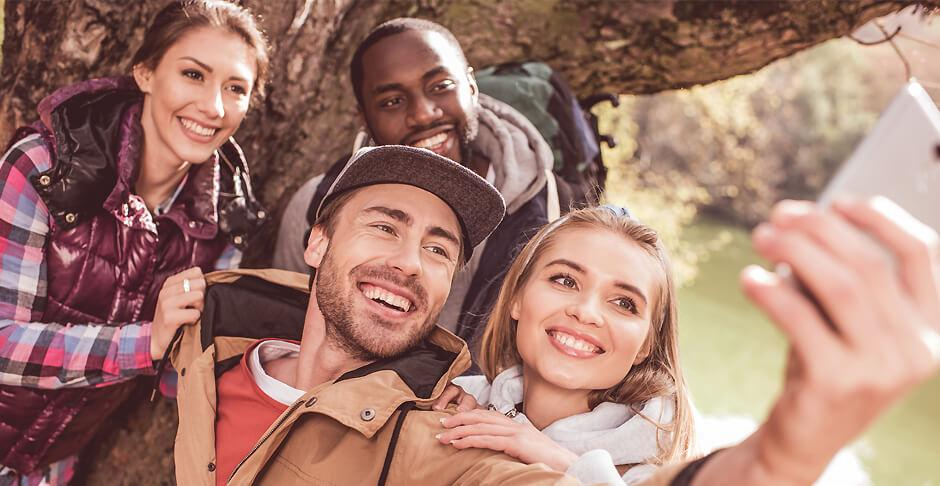
#> input picture Task3/Gruppenfotos_1.jpg, 940 x 486 px
$ python Final_3.py
#> lines starting #> are read from the running program, lines starting #| are printed output that depends on the picture
import cv2
from matplotlib import pyplot as plt
import numpy as np
import sys


class FaceDetection(object):

    def __init__(self, file):

#> called with file = 'Gruppenfotos_1.jpg'
        self.file = file

        self.img_bgr = cv2.imread(self.file, cv2.IMREAD_COLOR)  # to store arguments
#> self.img_bgr is the input picture: shape (486, 940, 3); mean B, G, R 112, 124.2, 164.6

    def BGRtoRGB(self):

        b, g, r = cv2.split(self.img_bgr)

        img_rgb = cv2.merge([r, g, b])

        return img_rgb

    def BRGtoGray(self):

        img_gray = cv2.cvtColor(self.img_bgr, cv2.COLOR_BGR2GRAY)

        return img_gray

    def showImage(self, image):

        plt.axis('on')

        plt.imshow(image)

        plt.title(self.file)

        plt.show()

    def faceRecognition(self, scaleFactor=1.05, minNeighbors=3):

        """ Recognised faces and draw a rectangle around it

        scaleFactor: create a scale-pyramid

        minNeighbors: increase reliability

        """
#> called with scaleFactor = 1.05, minNeighbors = 3

        COLOR_FACE = (255, 0, 255)

        face_cascade = cv2.CascadeClassifier(cv2.data.haarcascades + "haarcascade_frontalface_default.xml")

        faces = face_cascade.detectMultiScale(self.BRGtoGray(), scaleFactor, minNeighbors, minSize=(10, 10))
#> in BRGtoGray, `img_gray = cv2.cvtColor(self.img_bgr, cv2.COLOR_BGR2GRAY)`:
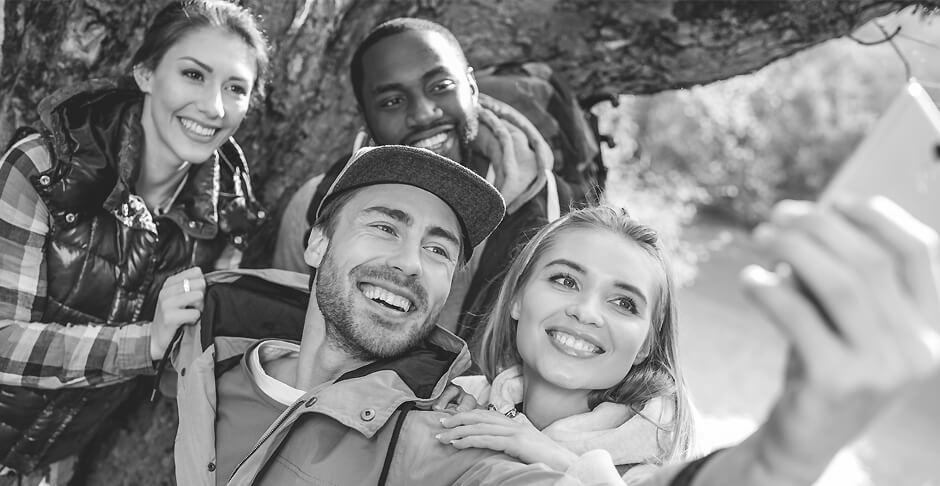
#> img_gray: shape (486, 940); min 4, max 255, mean 134.9
#> faces = [[550, 152, 60, 60], [158, 266, 56, 56], [329, 239, 107, 107], [152, 34, 124, 124], [503, 225, 167, 167], [317, 167, 172, 172]]

        te_rgb = self.BGRtoRGB()
#> in BGRtoRGB, `b, g, r = cv2.split(self.img_bgr)`:
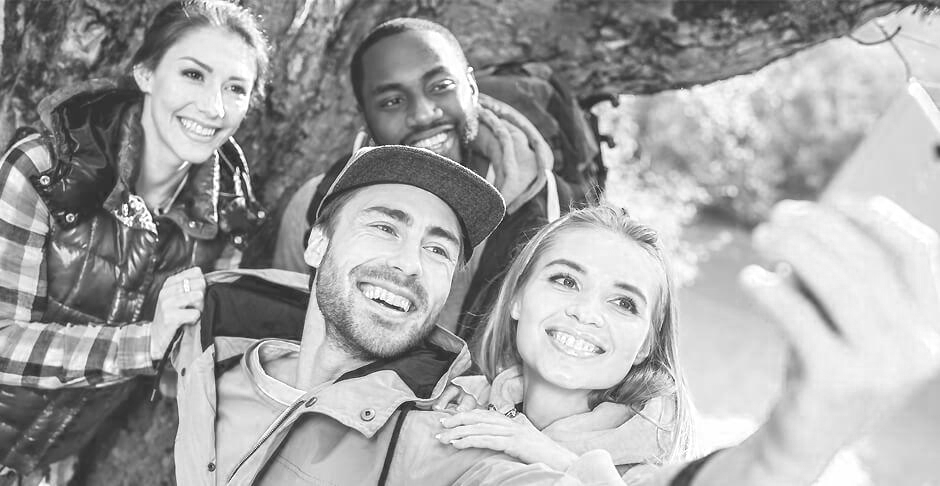
#> r: shape (486, 940); min 14, max 255, mean 164.6

        for (x, y, w, h) in faces:
            cv2.rectangle(te_rgb, (x, y), (x + w, y + h), COLOR_FACE, 2)
#> this loop made 6 passes
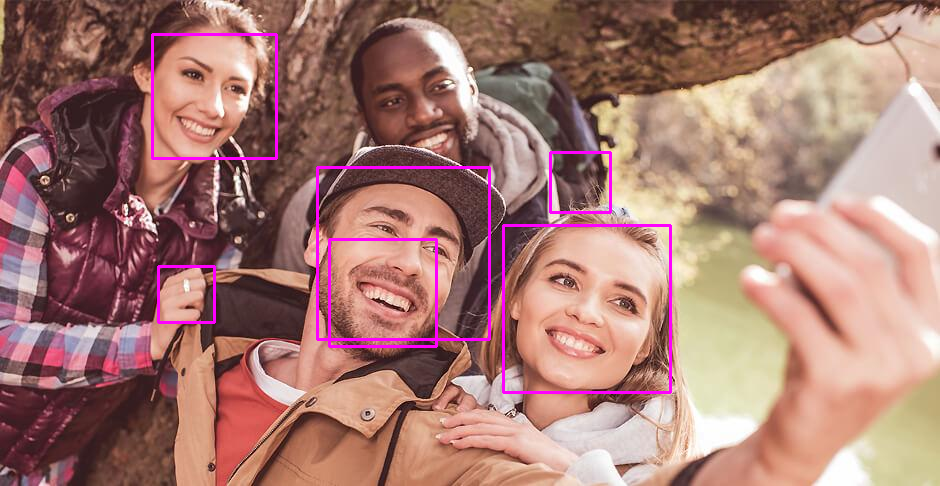
#> te_rgb: shape (486, 940, 3); mean R, G, B 166.4, 122.3, 114.8

        print("number of recognized faces:", len(faces))
#| number of recognized faces: 6

        self.showImage(te_rgb)  # GUI do not need this

        return te_rgb

    def faceEyeRecognition(self, size=0.9, scaleFactor=1.08, minNeighbors=6):

        """ Recognised faces only with eyes and draw a rectangle around the face and the eyes

        scaleFactor: create a scale-pyramid

        minNeighbors: increase reliability

        """
#> called with size = 0.9, scaleFactor = 1.08, minNeighbors = 6

        COLOR_FACE = (255, 0, 255)

        COLOR_EYES = (255, 0, 0)

        face_cascade = cv2.CascadeClassifier(cv2.data.haarcascades + "haarcascade_frontalface_default.xml")

        faces = face_cascade.detectMultiScale(self.BRGtoGray(), scaleFactor, minNeighbors, minSize= (100,100))
#> faces = [[152, 34, 123, 123], [505, 227, 168, 168], [308, 162, 181, 181]]

        count_faces = 0

        te_gray = self.BRGtoGray()
        te_rgb = self.BGRtoRGB()

        for (x, y, w, h) in faces:

            roi_gray = te_gray[y:y - int((y + h) * size), x:x + w]
            roi_color = te_rgb[y:y - int((y + h) * size), x:x + w]
            eye_cascade = cv2.CascadeClassifier('haarcascade_eye.xml')
            eyes = eye_cascade.detectMultiScale(roi_gray, minSize=(10, 10), minNeighbors=8)
            count_faces += len(eyes) // 2

            for (ex, ey, ew, eh) in eyes:
                if len(eyes) != 0:
                    cv2.rectangle(te_rgb, (x, y), (x + w, y + h), COLOR_FACE, 2)
                    cv2.rectangle(roi_color, (ex, ey), (ex + ew, ey + eh), COLOR_EYES, 2)
#> this loop made 3 passes
#> (x, y, w, h, eyes) on passes 1 to 3: (152, 34, 123, 123, [[23, 22, 37, 37], [68, 41, 29, 29]]), (505, 227, 168, 168, [[99, 56, 42, 42], [36, 29, 48, 48]]), (308, 162, 181, 181, [[113, 74, 32, 32], [56, 44, 44, 44]])
#> pass 1, in faceEyeRecognition, `roi_color = te_rgb[y:y - int((y + h) * size), x:x + w]`:
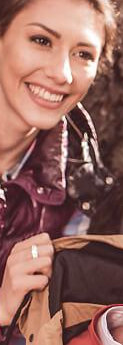
#> roi_color: shape (345, 123, 3); mean R, G, B 147.1, 101.4, 92.9
#> after the loop:
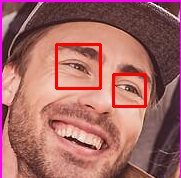
#> roi_color: shape (178, 181, 3); mean R, G, B 165.9, 104.4, 101.4
#> after the loop:
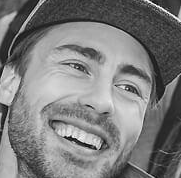
#> roi_gray: shape (178, 181); min 4, max 249, mean 124.8
#> after the loop:
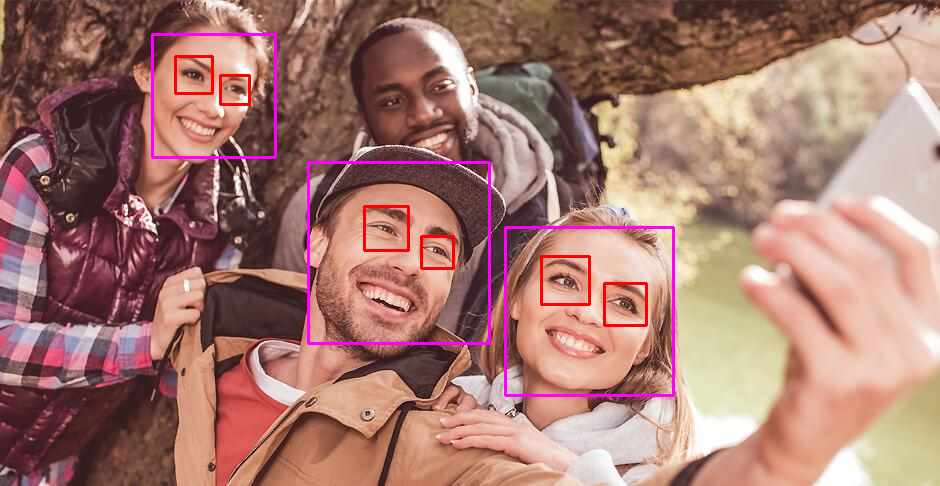
#> te_rgb: shape (486, 940, 3); mean R, G, B 166.1, 121.9, 113
#> after the loop, count_faces = 3


        print("number of recognized faces:", count_faces)
#| number of recognized faces: 3

        self.showImage(te_rgb)

        return roi_color


classifier = FaceDetection("Gruppenfotos_1.jpg")


classifier.faceRecognition()

classifier.faceEyeRecognition()

$ run again, with Task3/3_people.jpg copied over Task3/Gruppenfotos_1.jpg
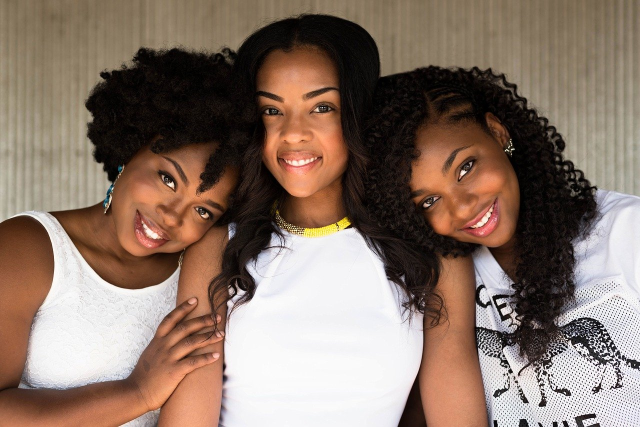
#> input picture Task3/3_people.jpg, 1280 x 854 px (shown at 1/2 size)
#> in __init__, self.img_bgr is the input picture: shape (854, 1280, 3); mean B, G, R 104.7, 117.2, 137.6
#> in faceRecognition, `faces = face_cascade.detectMultiScale(self.BRGtoGray(), scaleFactor, m..`: faces = [[1141, 682, 34, 34], [898, 334, 152, 152], [482, 142, 231, 231], [254, 262, 237, 237], [832, 414, 254, 254]]
#> the loop in faceRecognition, `for (x, y, w, h) in faces:` made 5 passes
#> after the loop in faceRecognition, `for (x, y, w, h) in faces:`:
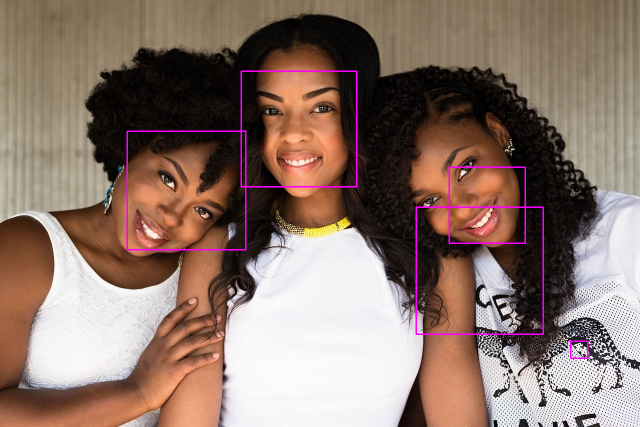
#> te_rgb: shape (854, 1280, 3) (shown at 1/2 size); mean R, G, B 139.3, 116.7, 106.8
#| number of recognized faces: 5
#> in faceEyeRecognition, `faces = face_cascade.detectMultiScale(self.BRGtoGray(), scaleFactor, m..`: faces = [[480, 144, 231, 231], [819, 404, 277, 277]]
#> the loop in faceEyeRecognition, `for (x, y, w, h) in faces: ` made 2 passes
#> (x, y, w, h, eyes, count_faces) on pass 1: (480, 144, 231, 231, [[39, 55, 46, 46], [136, 45, 57, 57]], 1)
#> after the loop in faceEyeRecognition, `for (x, y, w, h) in faces:`:
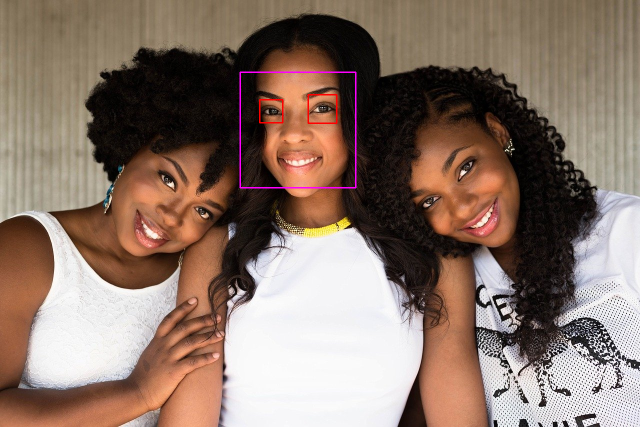
#> te_rgb: shape (854, 1280, 3) (shown at 1/2 size); mean R, G, B 138.2, 117, 105.2
#> after the loop in faceEyeRecognition, `for (x, y, w, h) in faces:`: count_faces = 1
#| number of recognized faces: 1

$ run again, with Task3/Boy_glasses.jpg copied over Task3/Gruppenfotos_1.jpg
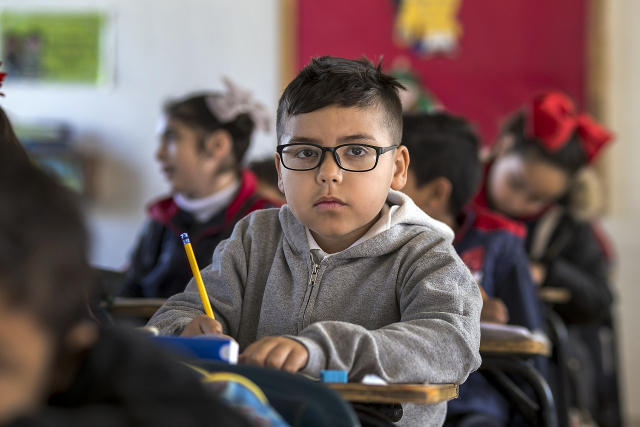
#> input picture Task3/Boy_glasses.jpg, 1280 x 853 px (shown at 1/2 size)
#> in __init__, self.img_bgr is the input picture: shape (853, 1280, 3); mean B, G, R 89.3, 92.1, 108.9
#> in faceRecognition, `faces = face_cascade.detectMultiScale(self.BRGtoGray(), scaleFactor, m..`: faces = [[536, 534, 38, 38], [527, 207, 283, 283]]
#> the loop in faceRecognition, `for (x, y, w, h) in faces:` made 2 passes
#| number of recognized faces: 2
#> in faceEyeRecognition, `faces = face_cascade.detectMultiScale(self.BRGtoGray(), scaleFactor, m..`: faces = [[521, 196, 298, 298]]
#> the loop in faceEyeRecognition, `for (x, y, w, h) in faces: ` made 1 pass
#> (x, y, w, h, eyes, count_faces) on pass 1: (521, 196, 298, 298, [[67, 87, 48, 48], [165, 82, 50, 50]], 1)
#> after the loop in faceEyeRecognition, `for (x, y, w, h) in faces:`:
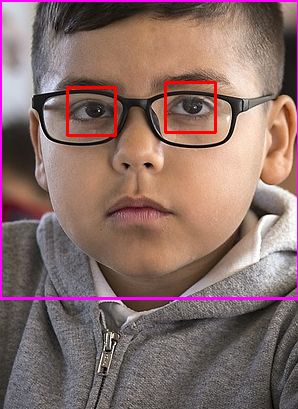
#> roi_color: shape (409, 298, 3); mean R, G, B 135.7, 109.3, 104.4
#> after the loop in faceEyeRecognition, `for (x, y, w, h) in faces:`:
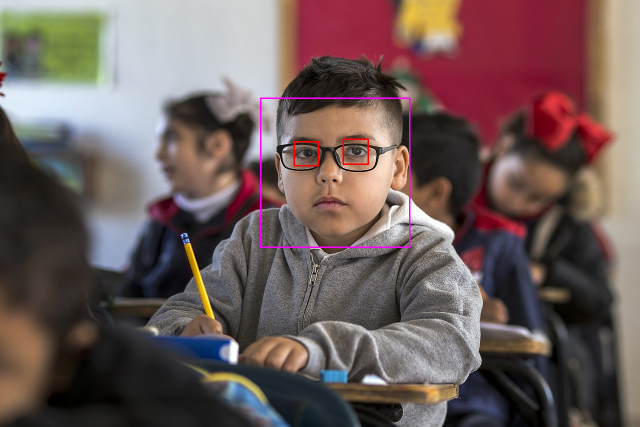
#> te_rgb: shape (853, 1280, 3) (shown at 1/2 size); mean R, G, B 109.6, 91.6, 89.7
#> after the loop in faceEyeRecognition, `for (x, y, w, h) in faces:`: count_faces = 1
#| number of recognized faces: 1

$ run again, with Task3/closedeyes_1.jpg copied over Task3/Gruppenfotos_1.jpg
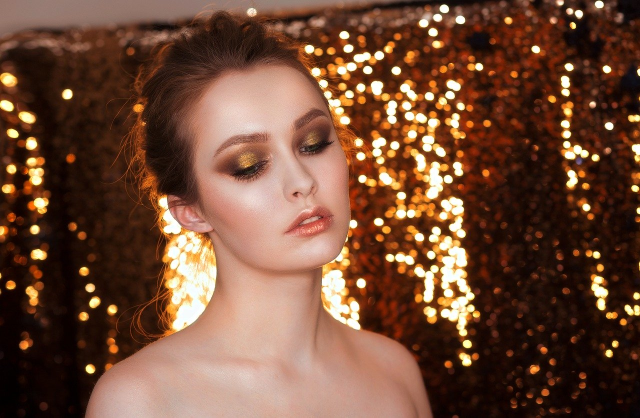
#> input picture Task3/closedeyes_1.jpg, 1280 x 835 px (shown at 1/2 size)
#> in __init__, self.img_bgr is the input picture: shape (835, 1280, 3); mean B, G, R 55.3, 75.5, 113.8
#> in faceRecognition, `faces = face_cascade.detectMultiScale(self.BRGtoGray(), scaleFactor, m..`: faces = [[38, 314, 54, 54], [1102, 262, 52, 52], [1174, 524, 62, 62], [164, 306, 76, 76], [325, 127, 472, 472], [213, 166, 409, 409]]
#> the loop in faceRecognition, `for (x, y, w, h) in faces:` made 6 passes
#| number of recognized faces: 6
#> in faceEyeRecognition, `faces = face_cascade.detectMultiScale(self.BRGtoGray(), scaleFactor, m..`: faces = [[334, 114, 461, 461]]
#> the loop in faceEyeRecognition, `for (x, y, w, h) in faces: ` made 1 pass
#> (x, y, w, h, eyes, count_faces) on pass 1: (334, 114, 461, 461, [[246, 139, 77, 77], [101, 156, 118, 118]], 1)
#> after the loop in faceEyeRecognition, `for (x, y, w, h) in faces:`:
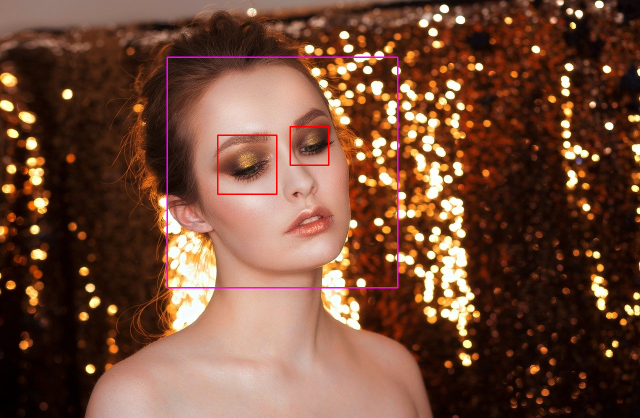
#> te_rgb: shape (835, 1280, 3) (shown at 1/2 size); mean R, G, B 114.5, 74.6, 56
#> after the loop in faceEyeRecognition, `for (x, y, w, h) in faces:`: count_faces = 1
#| number of recognized faces: 1
